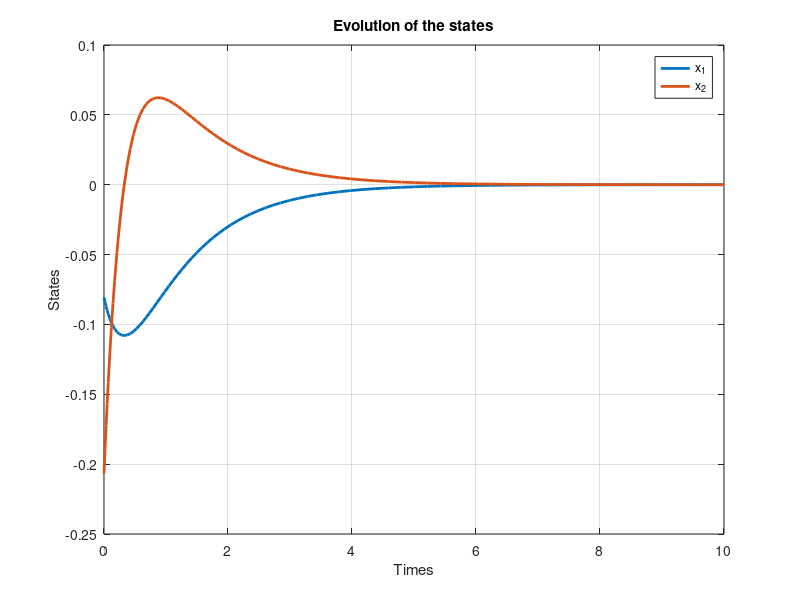

The MATLAB source for this figure:
clc;
clear;
close all;

%% Matrices du système
A = [0 1;
     1 0];

B = [0;
    -1];

Q = [2 1;
     1 2];

%% Fonction saturation
sat = @(z) max(-1, min(1, z));

%% Calcul du contrôle u(x)
function u = control_input(x)
    sat = @(z) max(-1, min(1, z));
    integrand = @(tau) sat((1/3)*tau*(x(1)+x(2)));
    u = 24 * integral(integrand, 0, 1);
end

%% Dynamique du système
function dx = system_dynamics(t, x, A, B)
    u = control_input(x);
    dx = A*x + B*u;
end

%% Génération d'une condition initiale dans Pi1
% x0'Qx0 <= 1
while true
    x0 = 2*rand(2,1) - 1; % tirage aléatoire dans [-1,1]
    if x0'*Q*x0 <= 1
        break;
    end
end

%% Simulation
tspan = [0 10];
[t, x] = ode45(@(t,x) system_dynamics(t,x,A,B), tspan, x0);

%% Affichage des états
figure;
plot(t, x(:,1), 'LineWidth', 2);
hold on;
plot(t, x(:,2), 'LineWidth', 2);
grid on;
xlabel('Times');
ylabel('States');
legend('x_1','x_2');
title('Evolution of the states');

%% Portrait de phase
%figure;
%plot(x(:,1), x(:,2), 'LineWidth', 2);
%grid on;
%xlabel('x_1');
%ylabel('x_2');
%title('Portrait de phase');
